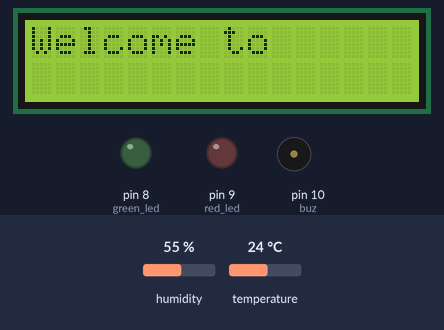
Recording of a sketch running on a simulated Arduino Uno, built with avr-gcc and run on an emulated ATmega328P. Parts: 16×2 character LCD, output pins drawn as LEDs (lit = HIGH), buzzer (waves = sounding, pin HIGH). Inputs (shaded band) come from the test bench; at power-on: humidity 55 %, temperature 24 °C. The local clock reads 2024-03-15 10:24:30 at power-on unless the sketch sets it.

Above: at 0.2 s.
At 1.2 s:
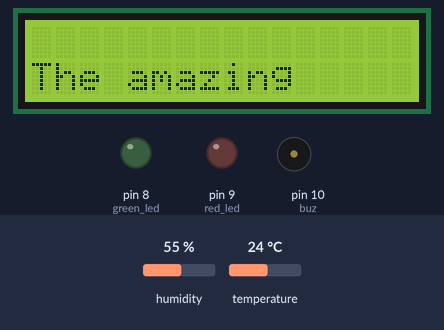
At 2.2 s:
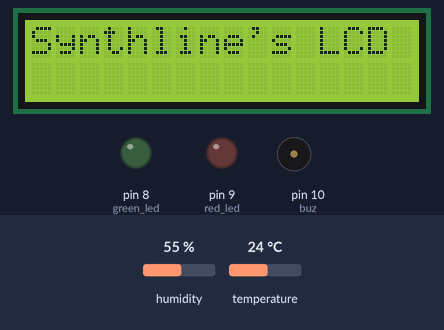
At 4.2 s:
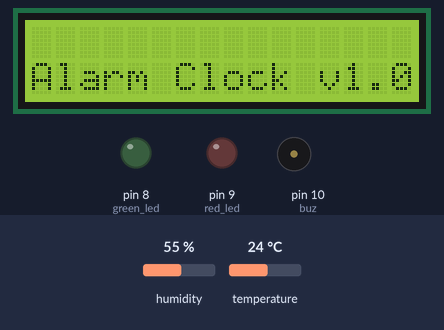
At 6.7 s:
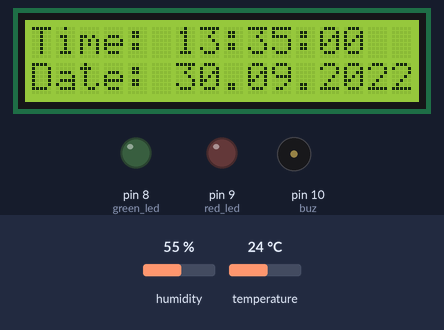
At 32.8 s:
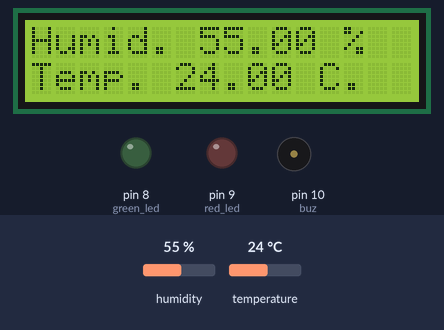

The sketch:

lcd_alarmclockv1.0.ino
```cpp
/* Project by:
*                      __  __    ___
*    _______  ______  / /_/ /_  / (_)___  ___
*   / ___/ / / / __ \/ __/ __ \/ / / __ \/ _ \
*  (__  ) /_/ / / / / /_/ / / / / / / / /  __/
* /____/\__, /_/ /_/\__/_/ /_/_/_/_/ /_/\___/
*      /____/
*
* The project is a combination of several projects. Here are the original projects and authors:
*
* 1. LCD Screens and the Arduino Uno article by Aidan
* Link: https://core-electronics.com.au/guides/use-lcd-arduino-uno/
*
* 2. Arduino DS3231 Real Time Clock Module Tutorial, created by Dejan Nedelkovski --> www.HowToMechatronics.com
* Link: https://howtomechatronics.com/tutorials/arduino/arduino-ds3231-real-time-clock-tutorial/
*
* 2.1 Download the DS3231 libary from http://www.rinkydinkelectronics.com
*
* 3. How to Make an Arduino Alarm Clock Using a Real-Time Clock and LCD Screen
* Link: https://maker.pro/arduino/projects/arduino-alarm-clock-using-real-time-clock-lcd-screen
*
* 4. Arduino 2 Led Blink
* Link: https://create.arduino.cc/projecthub/sumeyye-varmis/arduino-2-led-blink-24c93c
*
*/

#include <DS3231.h>
#include <Wire.h>
#include <LiquidCrystal.h>
#include "DHT.h"

// The pins the LED is connected to
#define green_led 8
#define red_led 9

// Initialise the LCD with the arduino.
LiquidCrystal lcd(12, 11, 5, 4, 3, 2);
DS3231 rtc(SDA, SCL);

Time ti ;

// Digital pin connected to the DHT sensor
#define DHTPIN 6
#define DHTTYPE DHT11

DHT dht(DHTPIN, DHTTYPE);

// Assign via number to the buzzer
#define buz 10

// Define the time elements
int Hor, Min, Sec;

void setup() {
  // Declare the LEDs as an output
  pinMode(green_led, OUTPUT);
  pinMode(red_led, OUTPUT);

  // Switch on the LCD screen
  lcd.begin(16, 2);

  Wire.begin();
  dht.begin();

  // Uncomment the next line if you are using an Arduino Leonardo
  //while (!Serial) {}

  // Initialize the rtc object
  rtc.begin();

  // Setup Serial connection
  Serial.begin(9600);

  pinMode(buz, OUTPUT);
  lcd.begin(16,2);

  // Welcome Messages:
  lcd.setCursor(0,0);
  lcd.print("Welcome to");
  delay(1000);
  lcd.clear();

  lcd.setCursor(0,1);
  lcd.print("The amazing");
  delay(1000);
  lcd.clear();

  lcd.setCursor(0,0);
  lcd.print("Synthline's LCD");
  delay(2000);
  lcd.clear();

  lcd.setCursor(0,1);
  lcd.print("Alarm Clock v1.0");
  delay(2000);
  lcd.clear();

  // Set the date and time
  // Set Day-of-Week to SUNDAY
  rtc.setDOW(FRIDAY);

  // Set the time to 12:00:00 (24hr format)
  rtc.setTime(13, 35, 0);

  // Set the date to January 1st, 20
  rtc.setDate(30, 9, 2022);

  delay(500);
}


void loop() {
  // DHT
  // Read Humidity
  float h = dht.readHumidity();

  // Read Temperature
  float temp = dht.readTemperature();

  // Read temperature as Fahrenheit (isFahrenheit = true)
  float f = dht.readTemperature(true);

  // Check if any reads failed and exit early (to try again)
  if (isnan(h) || isnan(temp) || isnan(f)) {
    lcd.setCursor(0,0);
    lcd.print("Failed to read ");
    lcd.setCursor(0,1);
    lcd.print("from DHT sensor!");
    delay(500);
    return;
  }

  // Compute heat index in Fahrenheit (the default)
  float hif = dht.computeHeatIndex(f, h);

  // Compute heat index in Celsius (isFahreheit = false)
  float hic = dht.computeHeatIndex(temp, h, false);

  // RTC
  ti = rtc.getTime();
  Hor = ti.hour;
  Min = ti.min;
  Sec = ti.sec;

 lcd.setCursor(0,0);

 lcd.print("Time: ");

 lcd.print(rtc.getTimeStr());

 lcd.setCursor(0,1);

 lcd.print("Date: ");

 lcd.print(rtc.getDateStr());

 delay (5000);

 // Display the Temperature and Humidity:

  lcd.setCursor(0,0);

  lcd.print("Humid. ");

  lcd.print(h);

  lcd.print(" %");

  lcd.setCursor(0,1);

  lcd.print("Temp. ");

  lcd.print(temp);

  lcd.print(" C.  ");

  //Here you could also add a Heat Index, both in Celcius and Fahrerheit. Check the original project (#3) on further instructions.

  delay (5000);

  //Comparing the current time with the Alarm time
  if( Hor == 13 && (Min == 36 || Min == 00)) {

  Buzzer();

  Buzzer();

  lcd.clear();

  lcd.print("Alarm ON");

  lcd.setCursor(0,1);

  lcd.print("Alarming!!");

  Buzzer();

  Buzzer();

  }

 delay(500);

}

void Buzzer() {

  digitalWrite(buz,HIGH);

  // Turn the LED on
  digitalWrite(green_led, HIGH);
  digitalWrite(red_led, LOW);
  delay(500);
  digitalWrite(green_led, LOW);
  digitalWrite(red_led, HIGH);
  delay(500);
  digitalWrite(buz, LOW);


 // Wait half a second before repeating
  delay(500);

}
```

Measured:
- what the display in image 1 shows lasts 1.0 s, from 1.1 s to 2.1 s
- what the display in image 2 shows lasts 2.0 s, from 2.1 s to 4.1 s
- what the display in image 4 shows lasts 5.0 s, from 6.7 s to 11.7 s
- what the display in image 5 shows lasts 5.5 s, from 32.8 s to 38.3 s
